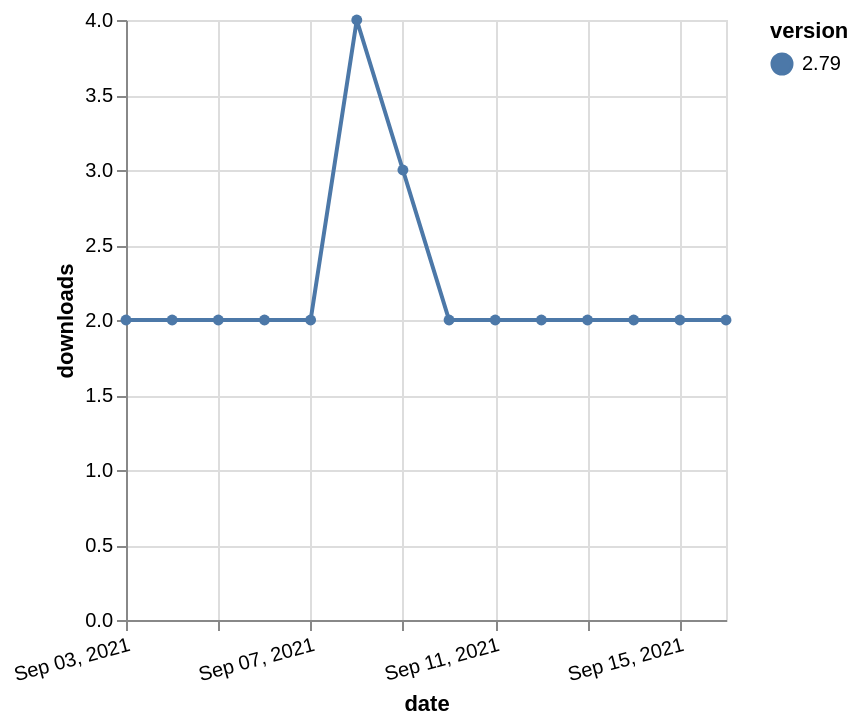

Specify this chart in Vega-Lite:
### Vega-Lite specification from a JSON file in a GitHub repository (floating-point values rounded to 4 significant figures)
{"$schema": "https://vega.github.io/schema/vega-lite/v5.json", "description": "A simple bar chart with embedded data.", "data": {"values": [{"date": "2021-09-03", "total": 2858, "delta": 2, "version": "2.79"}, {"date": "2021-09-04", "total": 2860, "delta": 2, "version": "2.79"}, {"date": "2021-09-05", "total": 2862, "delta": 2, "version": "2.79"}, {"date": "2021-09-06", "total": 2864, "delta": 2, "version": "2.79"}, {"date": "2021-09-07", "total": 2866, "delta": 2, "version": "2.79"}, {"date": "2021-09-08", "total": 2870, "delta": 4, "version": "2.79"}, {"date": "2021-09-09", "total": 2873, "delta": 3, "version": "2.79"}, {"date": "2021-09-10", "total": 2875, "delta": 2, "version": "2.79"}, {"date": "2021-09-11", "total": 2877, "delta": 2, "version": "2.79"}, {"date": "2021-09-12", "total": 2879, "delta": 2, "version": "2.79"}, {"date": "2021-09-13", "total": 2881, "delta": 2, "version": "2.79"}, {"date": "2021-09-14", "total": 2883, "delta": 2, "version": "2.79"}, {"date": "2021-09-15", "total": 2885, "delta": 2, "version": "2.79"}, {"date": "2021-09-16", "total": 2887, "delta": 2, "version": "2.79"}]}, "width": "container", "mark": {"type": "line", "point": {"filled": true}}, "encoding": {"x": {"field": "date", "type": "temporal", "timeUnit": "yearmonthdate", "title": "date", "axis": {"labelAngle": -15}}, "y": {"field": "delta", "type": "quantitative", "title": "downloads"}, "color": {"field": "version", "type": "nominal"}, "tooltip": {"field": "delta"}}}
